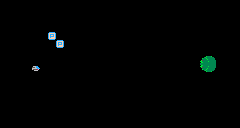

A 2D game scene composited from a Tiled map and its tileset images. What follows is a short description and the map's XML, with each tile layer's data collapsed to a summary:
An orthogonal 30x16 tile map with 8x8 px tiles, 4 tile layers (Background, Tiles, GameObjectsBackground, GameObjects), 3 tilesets and 1 object (CrabzillaSock).

<map version="1.10" tiledversion="1.11.0" orientation="orthogonal" renderorder="right-down" width="30" height="16" tilewidth="8" tileheight="8" infinite="0" nextlayerid="6" nextobjectid="5">
 <properties>
  <property name="IsSpace" value="1" />
  <property name="LevelNumber" value="4" />
 </properties>
 <tileset firstgid="1" source="Textures.tsx" />
 <tileset firstgid="577" source="SpaceTextures.tsx" />
 <tileset firstgid="1153" source="AutoMappingTiles.tsx" />
 <layer id="2" name="Background" width="30" height="16">
  <data>[480 cells, 480 non-empty, 1 distinct tile ids]</data>
 </layer>
 <layer id="1" name="Tiles" width="30" height="16">
  <data>[480 cells, 0 non-empty, 0 distinct tile ids]</data>
 </layer>
 <layer id="5" name="GameObjectsBackground" width="30" height="16">
  <data>[480 cells, 4 non-empty, 4 distinct tile ids]</data>
 </layer>
 <layer id="3" name="GameObjects" width="30" height="16">
  <data>[480 cells, 7 non-empty, 6 distinct tile ids]</data>
 </layer>
 <objectgroup id="4" name="Object Layer 1">
  <object id="4" name="CrabzillaSock" x="195.875" y="51.25" width="29" height="25.125" />
 </objectgroup>
</map>
